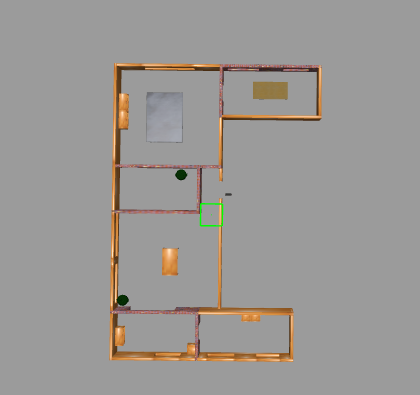
#> input picture src/img/house.png, 420 x 395 px
$ python cv_testing.py
#> lines starting #> are read from the running program, lines starting #| are printed output that depends on the picture; after the words box and inside, x2 and y2 are one past the last pixel; in counts of white or black regions, pixels touching at a corner belong together
import cv2
import numpy as np

# Load your image
image_path = 'img/house.png'  # Replace with your image file
img = cv2.imread(image_path)
#> img is the input picture: shape (395, 420, 3); mean B, G, R 149.3, 152.2, 155.3
if img is None:
    raise FileNotFoundError(f"Image not found at path: {image_path}")

def show(title, image):
    cv2.imshow(title, image)
    # Wait for a key press, return if ESC is pressed

    # Loop until ESC key or window is closed
    while True:
        key = cv2.waitKey(1) & 0xFF
        # ESC key to exit
        if key == 27:
            break
        # Detect if window is closed (optional but robust)
        if cv2.getWindowProperty(title, cv2.WND_PROP_VISIBLE) < 1:
            break

    cv2.destroyAllWindows()


# 1. Grayscale
gray = cv2.cvtColor(img, cv2.COLOR_BGR2GRAY)
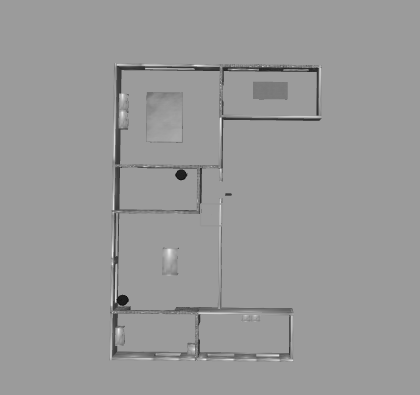
#> gray: shape (395, 420); min 15, max 236, mean 152.8
show('Grayscale', gray)
#> (key Esc is pressed here)

# Inverted Canny Edges
edges = cv2.Canny(gray, 100, 200)
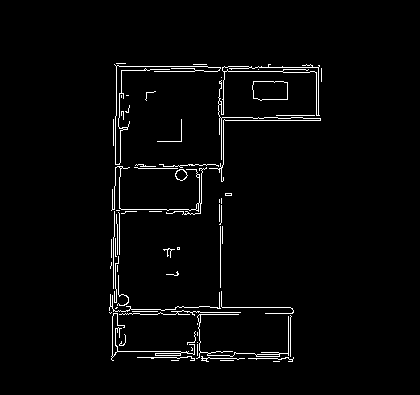
#> edges: shape (395, 420); 2.5% white in thin lines or dots, all inside (x1, y1, x2, y2) = (109, 63, 322, 362)
# inverted_edges = cv2.bitwise_not(edges)
show('Inverted Canny Edges', edges)
#> (key Enter is pressed here)


# 4. Binary Thresholding
_, thresh = cv2.threshold(gray, 127, 255, cv2.THRESH_BINARY)
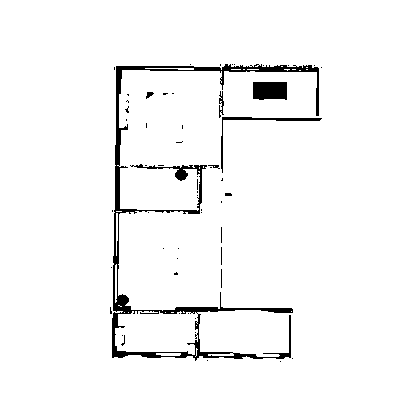
#> thresh: shape (395, 420); 96.4% white; 56 black regions (49 under 20 px), largest, box (x1, y1, x2, y2) and area: (112, 64, 319, 361) 4626, (253, 82, 287, 100) 585, (221, 117, 322, 173) 359
inverted_edges = cv2.bitwise_not(thresh)
show('Threshold', inverted_edges)

cv2.imwrite('global_map.png', inverted_edges)


# [33 lines of commented-out code are left out]
